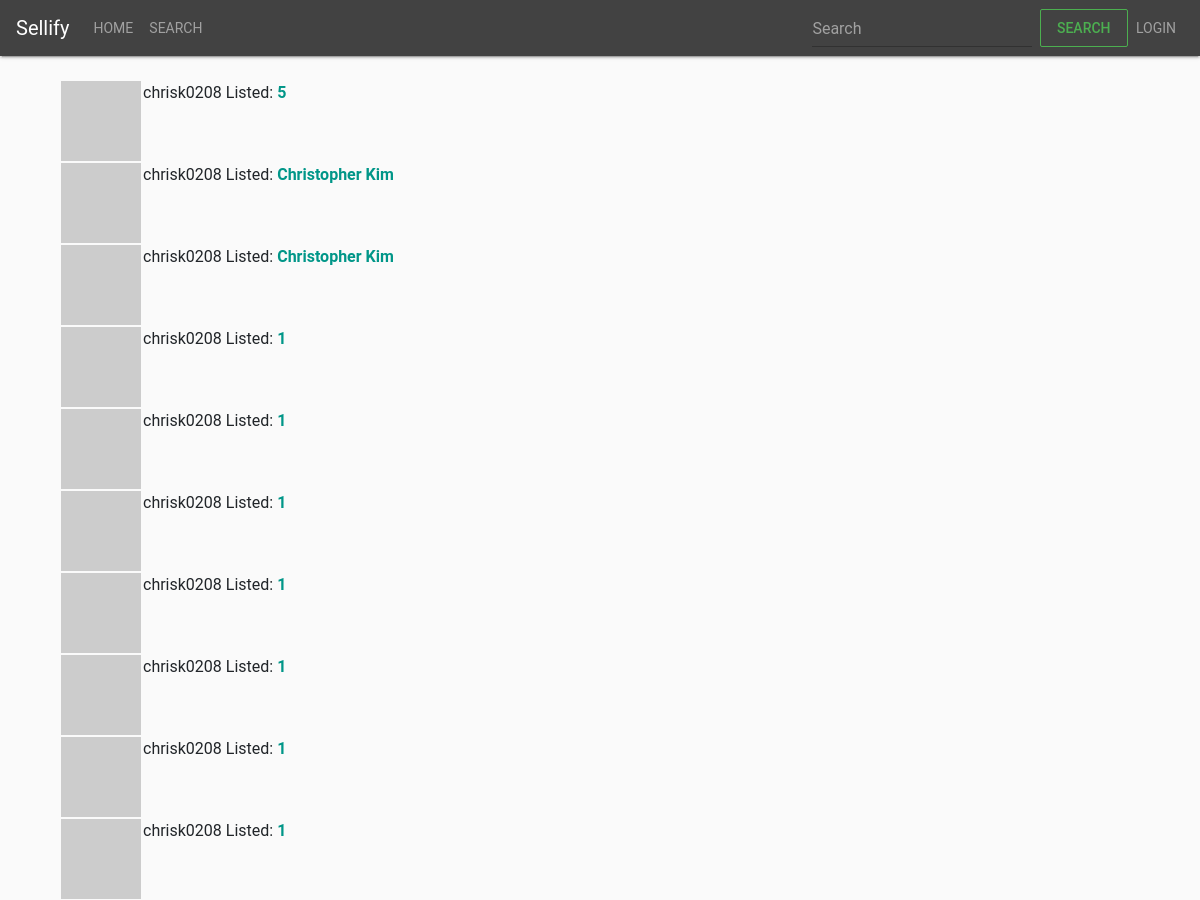
Screenshot of /search with the database file from the repository.
### app/models.py (models this page shows, shortened)
class Sale(db.Model):
    id = db.Column(db.Integer,primary_key=True)
    name = db.Column(db.String(140),index=True)
    description = db.Column(db.String(512))
    post_date = db.Column(db.String(140), index=True,default=datetime.utcnow)
    start_date = db.Column(db.String(140), index=True)
    end_date = db.Column(db.String(140), index=True)
    zipcode = db.Column(db.String(10))
    address_1 = db.Column(db.String(140),index=True)
    address_2 = db.Column(db.String(140),index=True)
    user_id = db.Column(db.Integer, db.ForeignKey('user.id'))
    items = db.relationship('Item',backref='sale',lazy='dynamic')

class User(UserMixin,db.Model):
    id = db.Column(db.Integer, primary_key=True)
    username = db.Column(db.String(64), index=True, unique=True)
    email = db.Column(db.String(120), index=True, unique=True)
    password_hash = db.Column(db.String(128))
    about_me = db.Column(db.String(140))
    last_seen = db.Column(db.DateTime, default=datetime.utcnow)
    sales = db.relationship('Sale',backref='seller',lazy='dynamic')
    def avatar(self, size):
        digest = md5(self.email.lower().encode('utf-8')).hexdigest()
        return 'https://www.gravatar.com/avatar/{}?d=identicon&s={}'.format(
            digest, size)

### app/routes.py (the view)
@app.route('/search')
def search():
    page = request.args.get('page', 1, type=int)
    sales = Sale.query.order_by(Sale.post_date.desc()).paginate(page,app.config['SALES_PER_PAGE'],False)
    next_url = url_for('search', page=sales.next_num) \
        if sales.has_next else None
    prev_url = url_for('search', page=sales.prev_num) \
        if sales.has_prev else None
    return render_template('/sales/search.html',title='Search',sales=sales.items,next_url=next_url,prev_url=prev_url)

### app/routes.py (called while the page is built)
@app.before_request
def before_request():
    if current_user.is_authenticated:
        current_user.last_seen = datetime.utcnow()
        db.session.commit()

### app/templates/sales/search.html (shortened to what this page needs)
{% extends "base.html" %}
{% block app_content %}
    {% for sale in sales %}
        {% include '/sales/_sales.html' %}
    {% endfor %}
{% endblock %}

### app/templates/sales/_sales.html
<table>
        <tr valign="top">
            <td><img src="{{ sale.seller.avatar(36) }}"></td>
            <td> {{ sale.seller.username }} Listed:
                <a href="{{ url_for('sale',id=sale.id) }}"><b>{{ sale.name }}</b> </a>
            </td>
        </tr>
</table>

### app/static/css/starter-template.css (style rules this page uses)
body { padding-top: 5rem; }

### rows the page displays
Sale: seller.username "chrisk0208", name "5"
Sale: seller.username "chrisk0208", name "Christopher Kim"
Sale: seller.username "chrisk0208", name "Christopher Kim"
Sale: seller.username "chrisk0208", name "1"
Sale: seller.username "chrisk0208", name "1"
Sale: seller.username "chrisk0208", name "1"
Sale: seller.username "chrisk0208", name "1"
Sale: seller.username "chrisk0208", name "1"
Sale: seller.username "chrisk0208", name "1"
Sale: seller.username "chrisk0208", name "1"
